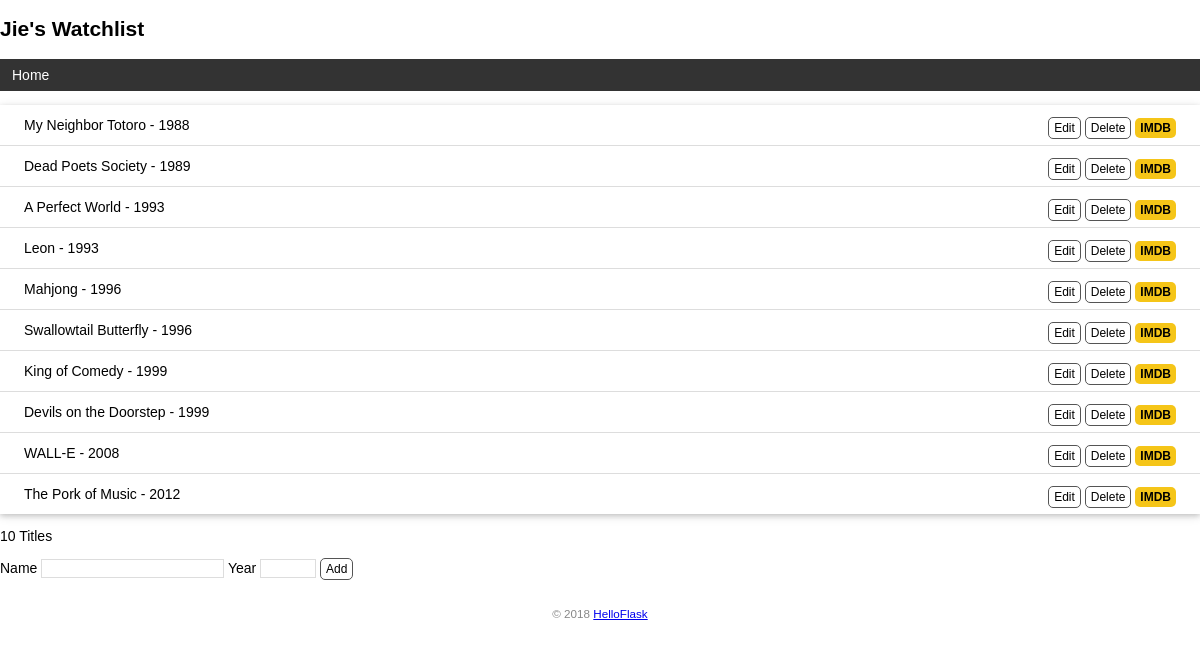
The page / on the database its author committed.
### watchlist/app.py (models this page shows)
class User(db.Model):
    id = db.Column(db.Integer, primary_key=True)
    name = db.Column(db.String(20))

class Movie(db.Model):
    id = db.Column(db.Integer, primary_key=True)
    title = db.Column(db.String(60))
    year = db.Column(db.String(4))

### watchlist/app.py (the view, shortened to what this page needs)
@app.route("/", methods=['GET', 'POST'])
def index():
    movies = Movie.query.all()
    return render_template("index.html", movies=movies)

### watchlist/app.py (called while the page is built)
@app.context_processor
def inject_user():
    user = User.query.first()
    return dict(user=user)

### watchlist/templates/index.html
{% extends 'base.html'%} {% block content %}
<ul class="movie-list">
  {% for movie in movies %}
  <li>
    {{ movie.title }} - {{ movie.year }}
    <span class="float-right">
      <a href="{{ url_for('edit', movie_id=movie.id) }}" class="btn">Edit</a>
      <form action="{{ url_for('delete', movie_id=movie.id) }}" method="POST" class="inline-form">
        <input type="submit" class="btn" name="delete" value="Delete" onclick="return confirm('Are you sure?')">
      </form>
      <a href="https://www.imdb.com/find?q={{ movie.title }}" title="Find this movie on IMDB" target="_blank" class="imdb">IMDB</a>
    </span>
  </li>
  {% endfor %}
</ul>
<p>{{ movies|length }} Titles</p>
<form method="post">
    Name <input type="text" name="title" autocomplete="off" required>
    Year <input type="text" name="year" autocomplete="off" required>
    <input class="btn" type="submit" name="submit" value="Add">
</form>
{% endblock %}

### watchlist/templates/base.html (shortened to what this page needs)
<!DOCTYPE html>
<html lang="en">
  <head>
    {% block head %}
    <link
      rel="stylesheet"
      href="{{ url_for('static', filename='index.css') }}"
      type="text/css"
    />
    {% endblock %}
  </head>
  <body>
    <h2>
      {{ user.name }}'s Watchlist
    </h2>
    <nav>
      <ul>
        <li><a href="{{ url_for('index') }}">Home</a></li>
      </ul>
    </nav>
    {% block content %}{% endblock %}
    <footer>
      <small
        >&copy; 2018
        <a href="http://helloflask.com/tutorial">HelloFlask</a></small
      >
    </footer>
  </body>
</html>

### watchlist/static/index.css (style rules this page uses)
body { margin: auto; max-width: 1280px; font-size: 14px; font-family: Helvetica, Arial, sans-serif; }
.movie-list { list-style-type: none; padding: 0; margin-bottom: 10px; box-shadow: 0 2px 5px 0 rgba(0, 0, 0, 0.16), 0 2px 10px 0 rgba(0, 0, 0, 0.12); }
.movie-list li { padding: 12px 24px; border-bottom: 1px solid #ddd; }
.movie-list li:last-child { border-bottom: none; }
footer { color: #888; margin-top: 15px; text-align: center; padding: 10px; }
nav ul { list-style-type: none; margin: 0; padding: 0; overflow: hidden; background-color: #333; }
nav li { float: left; }
nav li a { display: block; color: white; text-align: center; padding: 8px 12px; text-decoration: none; }
.float-right { float: right; }
.imdb { font-size: 12px; font-weight: bold; color: black; text-decoration: none; background: #f5c518; border-radius: 5px; padding: 3px 5px; }
input[type=submit] { font-family: inherit; }
input[type=text] { border: 1px solid #ddd; }
input[name=year] { width: 50px; }
.btn { font-size: 12px; padding: 3px 5px; text-decoration: none; cursor: pointer; background-color: white; color: black; border: 1px solid #555555; border-radius: 5px; }
.inline-form { display: inline; }

### rows shown on the page
User: name "Jie"
Movie: title "My Neighbor Totoro", year "1988"
Movie: title "Dead Poets Society", year "1989"
Movie: title "A Perfect World", year "1993"
Movie: title "Leon", year "1993"
Movie: title "Mahjong", year "1996"
Movie: title "Swallowtail Butterfly", year "1996"
Movie: title "King of Comedy", year "1999"
Movie: title "Devils on the Doorstep", year "1999"
Movie: title "WALL-E", year "2008"
Movie: title "The Pork of Music", year "2012"

### other values the page prints
{{ movies|length }} "10"
